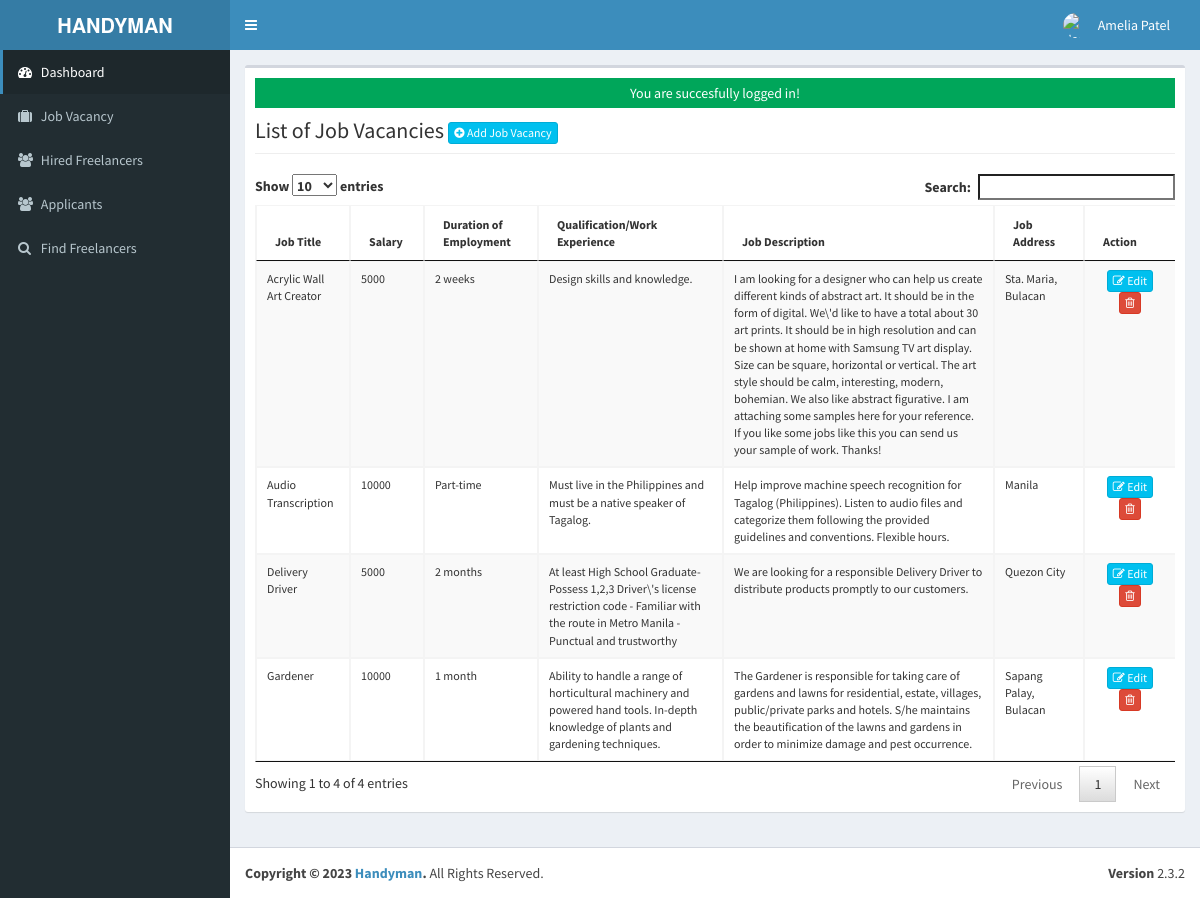
Page /admin/vacancy (signed in) on the committed database.
### tables this page shows
CREATE TABLE `tblusers` (
  `USERID` varchar(30) NOT NULL,
  `FULLNAME` varchar(40) NOT NULL,
  `USERNAME` varchar(90) NOT NULL,
  `PASS` varchar(90) NOT NULL,
  `PICLOCATION` varchar(255) NOT NULL,
  `EMAIL` varchar(244) NOT NULL,
  `CONTACTNO` varchar(11) NOT NULL
);

CREATE TABLE `tbljob` (
  `JOBID` int(11) NOT NULL,
  `client_user` varchar(244) NOT NULL,
  `CATEGORY` varchar(250) NOT NULL,
  `OCCUPATIONTITLE` varchar(90) NOT NULL,
  `SALARIES` double NOT NULL,
  `DURATION_EMPLOYEMENT` varchar(90) NOT NULL,
  `QUALIFICATION_WORKEXPERIENCE` text NOT NULL,
  `JOBDESCRIPTION` text NOT NULL,
  `job_address` text NOT NULL,
  `JOBSTATUS` varchar(90) NOT NULL,
  `DATEPOSTED` datetime NOT NULL,
  `client_id` int(24) NOT NULL,
  `COMPANYID` int(11) NOT NULL,
  `client_no` varchar(11) NOT NULL,
  `client_email` varchar(244) NOT NULL
);

### admin/vacancy/index.php (called while the page is built, shortened)
<?php
require_once ("../theme/templates.php");
?>

### include/database.php (called while the page is built, shortened)
<?php
class Database {
	var $sql_string = '';
	private $conn;
	public function open_connection() {
		$this->conn = mysqli_connect(server,user,pass);
		if(!$this->conn){
			echo "Problem in database connection! Contact administrator!";
			exit();
		}else{
			$db_select = mysqli_select_db($this->conn,database_name);
		}
	}
	function setQuery($sql='') {
		$this->sql_string=$sql;
	}
	function executeQuery() {
		$result = mysqli_query($this->conn,$this->sql_string);
		return $result;
	}
	private function confirm_query($result) {
		return $result;
	}
	function loadResultList( $key='' ) {
		$cur = $this->executeQuery();
		$array = array();
		while ($row = mysqli_fetch_object($cur)) {
			if ($key) {
				$array[$row->$key] = $row;
			} else {
				$array[] = $row;
			}
		}
		return $array;
	}
	function loadSingleResult() {
		$cur = $this->executeQuery();
		while ($row = mysqli_fetch_object($cur)) {
		return $data = $row;
		}
	}
}
$mydb = new Database();
?>

### include/accounts.php (called while the page is built, shortened)
<?php
require_once(LIB_PATH.DS.'database.php');
class User {
	protected static  $tblname = "tblusers";
	function single_user($id=""){
			global $mydb;
			$mydb->setQuery("SELECT * FROM ".self::$tblname."
				Where USERID= '{$id}' LIMIT 1");
			$cur = $mydb->loadSingleResult();
			return $cur;
	}
}
?>

### include/function.php (called while the page is built, shortened)
<?php
function currentpage(){
		$this_page = $_SERVER['SCRIPT_NAME'];
	    $bits = explode('/',$this_page);
		 return $bits[3];
	}
		?>

### admin/vacancy/list.php (the view, shortened to what this page needs)
<div class="row">
	<div class="col-lg-12">
		<h1 class="page-header">List of Job Vacancies  <a href="index.php?view=add" class="btn btn-info btn-xs">  <i class="fa fa-plus-circle fw-fa"> </i> Add Job Vacancy</a>  </h1>
	</div>
</div>
<form action="controller.php?action=delete" method="POST">
	<div class="table-responsive">
		<table id="dash-table" class="table table-striped table-bordered table-hover" style="font-size:12px" cellspacing="0">
			<thead>
				<tr>
					<th>Job Title</th>
					<th>Salary</th>
					<th>Duration of Employment</th>
					<th>Qualification/Work Experience</th>
					<th>Job Description</th>
					<th>Job Address</th>
					<th width="10%" align="center">Action</th>
				</tr>
			</thead>
			<tbody>
				<?php
					$mydb->setQuery("SELECT * FROM `tbljob` j WHERE j.CLIENT_ID = '{$singleuser->USERID}'");
					$cur = $mydb->loadResultList();
					foreach ($cur as $result) {
						echo '<tr>';
						echo '<td>' . $result->OCCUPATIONTITLE.'</td>';
						echo '<td>' . $result->SALARIES.'</td>';
						echo '<td>' . $result->DURATION_EMPLOYEMENT.'</td>';
						echo '<td>' . $result->QUALIFICATION_WORKEXPERIENCE.'</td>';
						echo '<td>' . $result->JOBDESCRIPTION.'</td>';
						echo '<td>' . $result->job_address.'</td>';
						echo '<td align="center">
							<a title="Edit" href="index.php?view=edit&id='.$result->JOBID.'" class="btn btn-info btn-xs">
								<span class="fa fa-edit fw-fa"></span> Edit
							</a>
							<a title="Delete" href="controller.php?action=delete&id='.$result->JOBID.'" class="btn btn-danger btn-xs" onclick="return confirm(\'Are you sure you want to delete this item?\')">
    							<span class="fa fa-trash-o fw-fa"></span>
							</a></td>';
						echo '</tr>';
					}
				?>
			</tbody>
		</table>
	</div>
</form>

### admin/theme/templates.php (shortened to what this page needs)
<!DOCTYPE html>
<html>
    <head>
        <link rel="stylesheet" href="<?php echo web_root;?>bootstrap/css/bootstrap.min.css">
        <link rel="stylesheet" href="<?php echo web_root;?>plugins/font-awesome/css/font-awesome.min.css">
        <link rel="stylesheet" href="<?php echo web_root;?>dist/css/AdminLTE.min.css">
        <link rel="stylesheet" href="<?php echo web_root;?>dist/css/skins/_all-skins.min.css">
        <link rel="stylesheet" href="<?php echo web_root;?>plugins/iCheck/flat/blue.css">
        <link rel="stylesheet" href="<?php echo web_root;?>plugins/morris/morris.css">
        <link rel="stylesheet" href="<?php echo web_root;?>plugins/jvectormap/jquery-jvectormap-1.2.2.css">
        <link href="<?php echo web_root; ?>plugins/datepicker/bootstrap-datetimepicker.min.css" rel="stylesheet" media="screen">
        <link rel="stylesheet" href="<?php echo web_root;?>plugins/dataTables/jquery.dataTables.min.css">
        <link rel="stylesheet" href="<?php echo web_root;?>plugins/bootstrap-wysihtml5/bootstrap3-wysihtml5.min.css">
    </head>
 <body class="hold-transition skin-blue fixed sidebar-mini">
<div class="wrapper">
  <header class="main-header">
    <a href="<?php echo web_root;?>/admin/" class="logo">
      <span class="logo-lg"><b>HANDYMAN</b></span>
    </a>
    <nav class="navbar navbar-static-top" role="navigation">
      <a href="#" class="sidebar-toggle" data-toggle="offcanvas" role="button">
      </a>
      <div class="navbar-custom-menu">
        <ul class="nav navbar-nav">
         <?php
          $user = New User();
          $singleuser = $user->single_user($_SESSION['ADMIN_USERID']);
          if(empty($singleuser->PICLOCATION)) {
            $profileImage = web_root.'admin/user/photos/default.png';
          } else {
          $profileImage = web_root.'admin/user/'. $singleuser->PICLOCATION;
          }
        ?>
<li class="dropdown user user-menu" style="padding-right: 15px;">
  <a href="#" class="dropdown-toggle" data-toggle="dropdown">
    <img src="<?php echo $profileImage; ?>" class="user-image" alt="User Image">
    <span class="hidden-xs"><?php echo $singleuser->FULLNAME; ?></span>
  </a>
</li>
        </ul>
      </div>
    </nav>
  </header>
  <aside class="main-sidebar">
    <section class="sidebar">
      <ul class="sidebar-menu">
        <li  class="<?php echo (currentpage() == 'index.php') ? "active" : false;?>" >
          <a href="<?php echo web_root ;?>admin/">
            <i class="fa fa-dashboard"></i> <span>Dashboard</span>
          </a>
        </li>
        <li class="<?php echo (currentpage() == 'vacancy') ? "active" : false;?>" >
          <a href="<?php echo web_root ;?>admin/vacancy/">
            <i class="fa fa-suitcase"></i> <span>Job Vacancy</span>
          </a>
        </li>
        <li class="<?php echo (currentpage() == 'employee') ? "active" : false;?>" >
          <a href="<?php echo web_root ;?>admin/employee/">
            <i class="fa fa-users"></i> <span>Hired Freelancers</span>
          </a>
        </li>
        <li class="<?php echo (currentpage() == 'applicants') ? "active" : false;?>" >
          <a href="<?php echo web_root ;?>admin/applicants/">
            <i class="fa fa-users"></i> <span>Applicants</span>
          </a>
        </li>
        <li class="<?php echo (currentpage() == 'search') ? "active" : false;?>" >
          <a href="<?php echo web_root ;?>admin/search/">
            <i class="fa fa-search"></i> <span>Find Freelancers</span>
          </a>
        </li>
      </ul>
    </section>
  </aside>
  <div class="content-wrapper">
         <section class="content">
          <div class="row">
            <div class="col-xs-12">
              <div class="box">
                <div class="box-body">
              <?php
               require_once $content;
               ?>
             </div>
             </div>
           </div>
         </div>
         </section>
 </div>
  <footer class="main-footer">
    <div class="pull-right hidden-xs">
      <b>Version</b> 2.3.2
    </div>
    <strong>Copyright &copy; 2023 <a href="#">Handyman</a>.</strong> All Rights
    Reserved.
  </footer>
    </body>
</html>

### rows in the picture
tblusers: FULLNAME "Amelia Patel"
tbljob: OCCUPATIONTITLE "Delivery Driver", SALARIES "5000", DURATION_EMPLOYEMENT "2 months", QUALIFICATION_WORKEXPERIENCE "At least High School Graduate- Possess 1,2,3 Driver\\'s license restriction code - Familiar with the route in Metro Manila - Punctual and trustworthy", JOBDESCRIPTION "We are looking for a responsible Delivery Driver to distribute products promptly to our customers.", job_address "Quezon City"
tbljob: OCCUPATIONTITLE "Audio Transcription", SALARIES "10000", DURATION_EMPLOYEMENT "Part-time", QUALIFICATION_WORKEXPERIENCE "Must live in the Philippines and must be a native speaker of Tagalog.", JOBDESCRIPTION "Help improve machine speech recognition for Tagalog (Philippines). Listen to audio files and categorize them following the provided guidelines and conventions. Flexible hours.", job_address "Manila"
tbljob: OCCUPATIONTITLE "Acrylic Wall Art Creator", SALARIES "5000", DURATION_EMPLOYEMENT "2 weeks", QUALIFICATION_WORKEXPERIENCE "Design skills and knowledge.", JOBDESCRIPTION "I am looking for a designer who can help us create different kinds of abstract art. It should be in the form of digital. We\\'d like to have a total about 30 art prints. It should be in high resolution and can be shown at home with Samsung TV art display. Size can be square, horizontal or vertical. The art style should be calm, interesting, modern, bohemian. We also like abstract figurative. I am attaching some samples here for your reference. If you like some jobs like this you can send us your sample of work. Thanks!", job_address "Sta. Maria, Bulacan"
tbljob: OCCUPATIONTITLE "Gardener", SALARIES "10000", DURATION_EMPLOYEMENT "1 month", QUALIFICATION_WORKEXPERIENCE "Ability to handle a range of horticultural machinery and powered hand tools. In-depth knowledge of plants and gardening techniques.", JOBDESCRIPTION "The Gardener is responsible for taking care of gardens and lawns for residential, estate, villages, public/private parks and hotels. S/he maintains the beautification of the lawns and gardens in order to minimize damage and pest occurrence.", job_address "Sapang Palay, Bulacan"

### other values in the picture
$_SESSION['message'] "You are succesfully logged in!"
